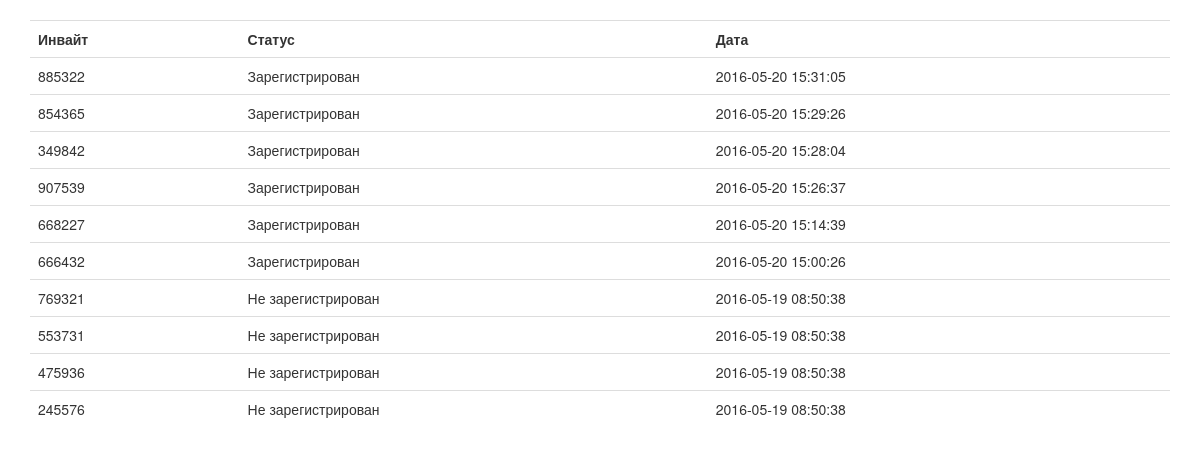
The page /invites.php on the database its author committed.
### tables this page shows
CREATE TABLE `invites` (
  `invite` char(6) NOT NULL,
  `status` tinyint(3) UNSIGNED NOT NULL,
  `date_status` timestamp NOT NULL DEFAULT CURRENT_TIMESTAMP ON UPDATE CURRENT_TIMESTAMP
);

### class/Invite.php (called while the page is built, shortened)
<?php
class Invite
{
    public static function getInvitesList()
    {
        $db = Db::getConnection();
        $invitesList = [];
        $result = $db->query('SELECT invite, status, date_status ' .
            'FROM invites ' .
            'ORDER BY date_status DESC');
        $i = 0;
        while($row = $result->fetch()) {
            $invitesList[$i]['invite'] = $row['invite'];
            $invitesList[$i]['status'] = $row['status'];
            $invitesList[$i]['date_status'] = $row['date_status'];
            $i++;
        }
        return $invitesList;
    }
}

### invites.php (the view)
<?php
include "layouts/header.php";
require_once 'class/Invite.php';
$invitesList = Invite::getInvitesList();
?>
    <div id="main" class="container">
        <div class="row">
            <div class="col-sm-12">
                <table class="table table-hover">
                    <tr>
                        <th>Инвайт</th>
                        <th>Статус</th>
                        <th>Дата</th>
                    </tr>
                    <?php foreach($invitesList as $inviteItem):?>
                        <tr>
                            <td><?=$inviteItem['invite']?></td>
                            <td><?php echo $status = ($inviteItem['status']) ? "Зарегистрирован" : "Не зарегистрирован"; ?></td>
                            <td><?=$inviteItem['date_status']?></td>
                        </tr>
                    <?php endforeach; ?>
                </table>
            </div>
        </div>
    </div>
<?php
include "layouts/footer.php";
?>

### layouts/header.php (shortened to what this page needs)
<!DOCTYPE html>
<html lang="ru">
<head>
    <link rel="stylesheet" href="https://maxcdn.bootstrapcdn.com/bootstrap/3.3.6/css/bootstrap.min.css" />
    <link rel="stylesheet" href="/templates/css/main.css" />
</head>
<body>

### layouts/footer.php (shortened to what this page needs)
</body>
</html>

### templates/css/main.css (style rules this page uses)
.table { margin-top: 20px; }

### rows shown on the page
invites: invite "885322", status "Зарегистрирован", date_status "2016-05-20 15:31:05"
invites: invite "854365", status "Зарегистрирован", date_status "2016-05-20 15:29:26"
invites: invite "349842", status "Зарегистрирован", date_status "2016-05-20 15:28:04"
invites: invite "907539", status "Зарегистрирован", date_status "2016-05-20 15:26:37"
invites: invite "668227", status "Зарегистрирован", date_status "2016-05-20 15:14:39"
invites: invite "666432", status "Зарегистрирован", date_status "2016-05-20 15:00:26"
invites: invite "769321", status "Не зарегистрирован", date_status "2016-05-19 08:50:38"
invites: invite "553731", status "Не зарегистрирован", date_status "2016-05-19 08:50:38"
invites: invite "475936", status "Не зарегистрирован", date_status "2016-05-19 08:50:38"
invites: invite "245576", status "Не зарегистрирован", date_status "2016-05-19 08:50:38"
